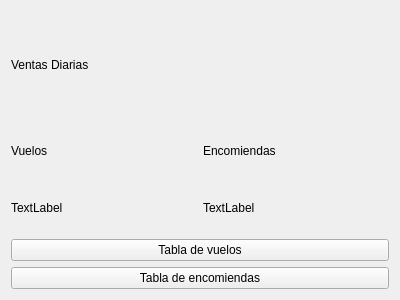
<?xml version="1.0" encoding="UTF-8"?>
<ui version="4.0">
 <class>Form</class>
 <widget class="QWidget" name="Form">
  <property name="geometry">
   <rect>
    <x>0</x>
    <y>0</y>
    <width>400</width>
    <height>300</height>
   </rect>
  </property>
  <property name="windowTitle">
   <string>Administración</string>
  </property>
  <layout class="QGridLayout" name="gridLayout">
   <item row="0" column="0">
    <layout class="QVBoxLayout" name="verticalLayout">
     <item>
      <widget class="QLabel" name="label">
       <property name="text">
        <string>Ventas Diarias</string>
       </property>
      </widget>
     </item>
     <item>
      <layout class="QHBoxLayout" name="horizontalLayout">
       <item>
        <layout class="QVBoxLayout" name="verticalLayout_2">
         <item>
          <widget class="QLabel" name="label_2">
           <property name="text">
            <string>Vuelos</string>
           </property>
          </widget>
         </item>
         <item>
          <widget class="QLabel" name="daily_flights">
           <property name="text">
            <string>TextLabel</string>
           </property>
          </widget>
         </item>
        </layout>
       </item>
       <item>
        <layout class="QVBoxLayout" name="verticalLayout_3">
         <item>
          <widget class="QLabel" name="label_3">
           <property name="text">
            <string>Encomiendas</string>
           </property>
          </widget>
         </item>
         <item>
          <widget class="QLabel" name="daily_freights">
           <property name="text">
            <string>TextLabel</string>
           </property>
          </widget>
         </item>
        </layout>
       </item>
      </layout>
     </item>
     <item>
      <widget class="QPushButton" name="flight_table_button">
       <property name="text">
        <string>Tabla de vuelos</string>
       </property>
      </widget>
     </item>
     <item>
      <widget class="QPushButton" name="freight_table_button">
       <property name="text">
        <string>Tabla de encomiendas</string>
       </property>
      </widget>
     </item>
    </layout>
   </item>
  </layout>
 </widget>
 <resources/>
 <connections/>
</ui>
